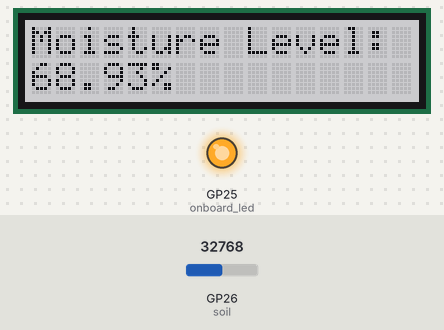
A program run on a simulated Raspberry Pi Pico running MicroPython. Shown: 16×2 character LCD, output pins drawn as LEDs (lit = HIGH). The test bench sets the inputs (shaded band); at power-on: GP26 (soil) = 32768 (analog values on the 0–65535 scale). What the program prints to the serial console is not drawn.

Above: at 3.2 s.
3.3 s: GP26 (soil) set to 24345
At 7.4 s:
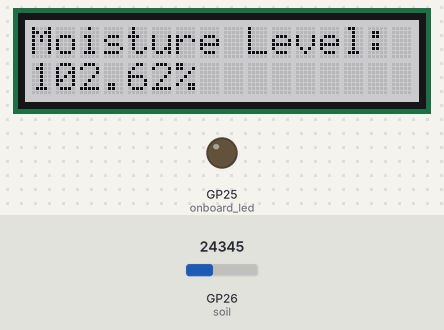
8.0 s: GP26 (soil) set to 25655
At 12.5 s:
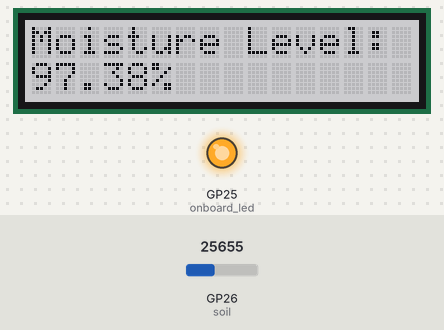
12.7 s: GP26 (soil) set to 19660
At 17.7 s:
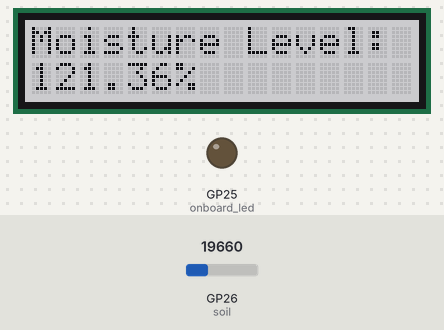
Timing chart, 0 to 23.4 s (numbered marks = the images above; inputs shaded):
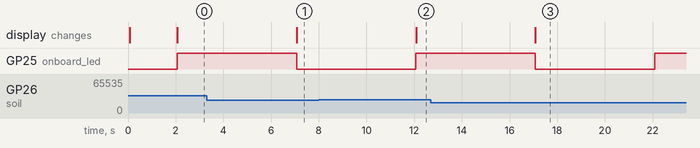

The program:

soil_sensor_test.py
```python
from machine import Pin, I2C, ADC
from time import sleep
import RGB1602

onboard_led = Pin("LED", Pin.OUT)
soil = ADC(Pin(26))
lcd = RGB1602.RGB1602(16,2)

#min_moisture = 0
#max_moisture = 65535

min_moisture = 25000
max_moisture = 50000
readDelay = 5

def setupLCD():
    lcd.setRGB(255,255,255)
    lcd.setCursor(0,0)
    lcd.printout("Moisture Level:")
    lcd.setCursor(0,1)
    lcd.printout("Initialising")

def updateLCD(value):
    lcd.setCursor(0,1)
    lcd.printout("                ")
    lcd.setCursor(0,1)
    lcd.printout(value)


setupLCD()
sleep(2)
while True:
    onboard_led.toggle()
    print(soil.read_u16())
    moisture = (max_moisture-soil.read_u16())*100/(max_moisture-min_moisture)
    print("moisture: " + "%.2f" % moisture +"% (adc: "+str(soil.read_u16())+")")
    moisture_percent = "%.2f" % moisture +"%"
    updateLCD(moisture_percent)

    sleep(readDelay)
```

RGB1602.py
```python
# -*- coding: utf-8 -*-
import time
from machine import Pin,I2C

RGB1602_SDA = Pin(4)
RGB1602_SCL = Pin(5)

RGB1602_I2C = I2C(0,sda = RGB1602_SDA, scl = RGB1602_SCL ,freq = 400000)

#Device I2C Address
LCD_ADDRESS   =  (0x7c>>1)
RGB_ADDRESS   =  (0xc0>>1)

#color define

REG_RED    =     0x04
REG_GREEN  =     0x03
REG_BLUE   =     0x02
REG_MODE1  =     0x00
REG_MODE2  =     0x01
REG_OUTPUT =     0x08
LCD_CLEARDISPLAY = 0x01
LCD_RETURNHOME = 0x02
LCD_ENTRYMODESET = 0x04
LCD_DISPLAYCONTROL = 0x08
LCD_CURSORSHIFT = 0x10
LCD_FUNCTIONSET = 0x20
LCD_SETCGRAMADDR = 0x40
LCD_SETDDRAMADDR = 0x80

#flags for display entry mode
LCD_ENTRYRIGHT = 0x00
LCD_ENTRYLEFT = 0x02
LCD_ENTRYSHIFTINCREMENT = 0x01
LCD_ENTRYSHIFTDECREMENT = 0x00

#flags for display on/off control
LCD_DISPLAYON = 0x04
LCD_DISPLAYOFF = 0x00
LCD_CURSORON = 0x02
LCD_CURSOROFF = 0x00
LCD_BLINKON = 0x01
LCD_BLINKOFF = 0x00

#flags for display/cursor shift
LCD_DISPLAYMOVE = 0x08
LCD_CURSORMOVE = 0x00
LCD_MOVERIGHT = 0x04
LCD_MOVELEFT = 0x00

#flags for function set
LCD_8BITMODE = 0x10
LCD_4BITMODE = 0x00
LCD_2LINE = 0x08
LCD_1LINE = 0x00
LCD_5x8DOTS = 0x00


class RGB1602:
  def __init__(self, col, row):
    self._row = row
    self._col = col

    self._showfunction = LCD_4BITMODE | LCD_1LINE | LCD_5x8DOTS;
    self.begin(self._row,self._col)


  def command(self,cmd):
    RGB1602_I2C.writeto_mem(LCD_ADDRESS, 0x80, chr(cmd))   # type: ignore

  def write(self,data):
    RGB1602_I2C.writeto_mem(LCD_ADDRESS, 0x40, chr(data))  # type: ignore

  def setReg(self,reg,data):
    RGB1602_I2C.writeto_mem(RGB_ADDRESS, reg, chr(data))   # type: ignore


  def setRGB(self,r,g,b):
    self.setReg(REG_RED,r)
    self.setReg(REG_GREEN,g)
    self.setReg(REG_BLUE,b)

  def setCursor(self,col,row):
    if(row == 0):
      col|=0x80
    else:
      col|=0xc0;
    RGB1602_I2C.writeto(LCD_ADDRESS, bytearray([0x80,col]))

  def clear(self):
    self.command(LCD_CLEARDISPLAY)
    time.sleep(0.002)
  def printout(self,arg):
    if(isinstance(arg,int)):
      arg=str(arg)

    for x in bytearray(arg,'utf-8'):
      self.write(x)


  def display(self):
    self._showcontrol |= LCD_DISPLAYON
    self.command(LCD_DISPLAYCONTROL | self._showcontrol)


  def begin(self,cols,lines):
    if (lines > 1):
        self._showfunction |= LCD_2LINE

    self._numlines = lines
    self._currline = 0


    time.sleep(0.05)


    # Send function set command sequence
    self.command(LCD_FUNCTIONSET | self._showfunction)
    #delayMicroseconds(4500);  # wait more than 4.1ms
    time.sleep(0.005)
    # second try
    self.command(LCD_FUNCTIONSET | self._showfunction);
    #delayMicroseconds(150);
    time.sleep(0.005)
    # third go
    self.command(LCD_FUNCTIONSET | self._showfunction)
    # finally, set # lines, font size, etc.
    self.command(LCD_FUNCTIONSET | self._showfunction)
    # turn the display on with no cursor or blinking default
    self._showcontrol = LCD_DISPLAYON | LCD_CURSOROFF | LCD_BLINKOFF
    self.display()
    # clear it off
    self.clear()
    # Initialize to default text direction (for romance languages)
    self._showmode = LCD_ENTRYLEFT | LCD_ENTRYSHIFTDECREMENT
    # set the entry mode
    self.command(LCD_ENTRYMODESET | self._showmode);
    # backlight init
    self.setReg(REG_MODE1, 0)
    # set LEDs controllable by both PWM and GRPPWM registers
    self.setReg(REG_OUTPUT, 0xFF)
    # set MODE2 values
    # 0010 0000 -> 0x20  (DMBLNK to 1, ie blinky mode)
    self.setReg(REG_MODE2, 0x20)
    self.setColorWhite()

  def setColorWhite(self):
    self.setRGB(255, 255, 255)
```

Measured:
- after the input at 3.3 s, the display: changes after 3.8 s (image 1)
- after the input at 8.0 s, the display: changes after 4.1 s (image 2)
- after the input at 12.7 s, the display: changes after 4.4 s (image 3)
